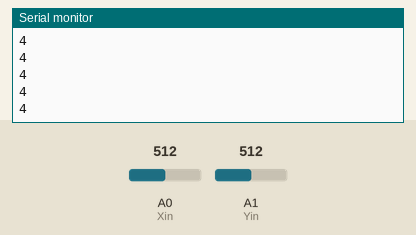
Simulated run of this sketch. Board: Arduino Uno, built with avr-gcc and run on an emulated ATmega328P. On the bench: the last lines printed to the serial monitor. Inputs (shaded band) come from the test bench; at power-on: A0 (Xin) = 512, A1 (Yin) = 512.

Above: at 1.2 s.
1.3 s: A0 (Xin) set to 760
At 2.0 s:
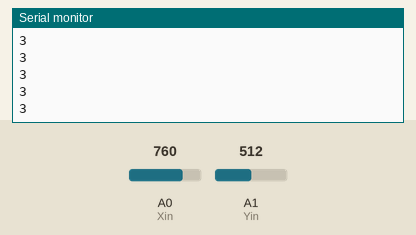
2.8 s: A1 (Yin) set to 760
At 3.9 s:
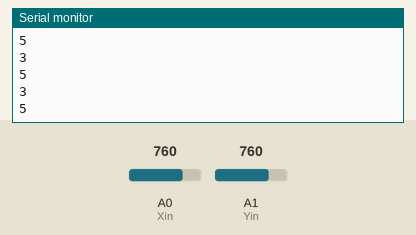
4.3 s: A0 (Xin) set to 240
At 5.3 s:
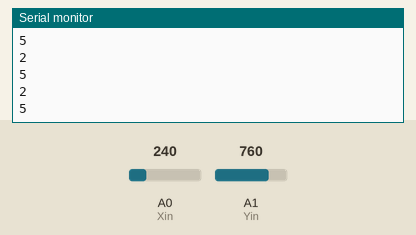
5.8 s: A1 (Yin) set to 240
At 6.7 s:
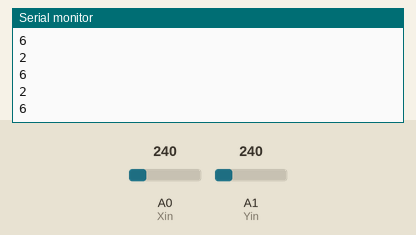
Timing chart, 0 to 8.3 s (numbered marks = the images above; inputs shaded):
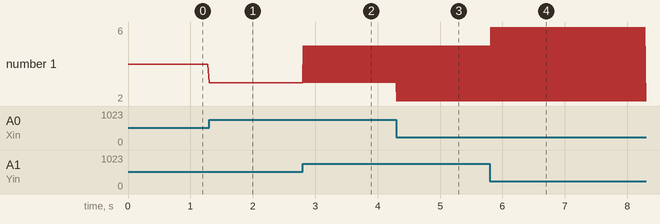

Measured:
- after the input at 1.3 s, the serial monitor: prints a new line at once (image 1)
- after the input at 2.8 s, the serial monitor: prints a new line at once (image 2)
- after the input at 4.3 s, the serial monitor: prints a new line at once (image 3)
- after the input at 5.8 s, the serial monitor: prints a new line at once (image 4)
- plotted number 1: 4 → 3 after the input at 1.3 s, 3 → 5 after the input at 2.8 s

The sketch:

controllerInput.ino
```cpp
/*
    MPU6050 Triple Axis Gyroscope & Accelerometer. Simple Accelerometer Example.
    Read more: http://www.jarzebski.pl/arduino/czujniki-i-sensory/3-osiowy-zyroskop-i-akcelerometr-mpu6050.html
    GIT: https://github.com/jarzebski/Arduino-MPU6050
    Web: http://www.jarzebski.pl
    (c) 2014 by Korneliusz Jarzebski
*/

// Joystick code based on Henry's Bench Module KY023

#include <Wire.h>
#include <MPU6050.h>

MPU6050 mpu;
int Xin= A0;
int Yin = A1;

void setup()
{
  Serial.begin(9600);

  /*Serial.println("Initialize MPU6050");

  while(!mpu.begin(MPU6050_SCALE_2000DPS, MPU6050_RANGE_2G))
  {
    Serial.println("Could not find a valid MPU6050 sensor, check wiring!");
    delay(500);
  }

  //checkSettings();*/
}

/*void checkSettings()
{
  Serial.println();

  Serial.print(" * Sleep Mode:            ");
  Serial.println(mpu.getSleepEnabled() ? "Enabled" : "Disabled");

  Serial.print(" * Clock Source:          ");
  switch(mpu.getClockSource())
  {
    case MPU6050_CLOCK_KEEP_RESET:     Serial.println("Stops the clock and keeps the timing generator in reset"); break;
    case MPU6050_CLOCK_EXTERNAL_19MHZ: Serial.println("PLL with external 19.2MHz reference"); break;
    case MPU6050_CLOCK_EXTERNAL_32KHZ: Serial.println("PLL with external 32.768kHz reference"); break;
    case MPU6050_CLOCK_PLL_ZGYRO:      Serial.println("PLL with Z axis gyroscope reference"); break;
    case MPU6050_CLOCK_PLL_YGYRO:      Serial.println("PLL with Y axis gyroscope reference"); break;
    case MPU6050_CLOCK_PLL_XGYRO:      Serial.println("PLL with X axis gyroscope reference"); break;
    case MPU6050_CLOCK_INTERNAL_8MHZ:  Serial.println("Internal 8MHz oscillator"); break;
  }

  Serial.print(" * Accelerometer:         ");
  switch(mpu.getRange())
  {
    case MPU6050_RANGE_16G:            Serial.println("+/- 16 g"); break;
    case MPU6050_RANGE_8G:             Serial.println("+/- 8 g"); break;
    case MPU6050_RANGE_4G:             Serial.println("+/- 4 g"); break;
    case MPU6050_RANGE_2G:             Serial.println("+/- 2 g"); break;
  }

  Serial.print(" * Accelerometer offsets: ");
  Serial.print(mpu.getAccelOffsetX());
  Serial.print(" / ");
  Serial.print(mpu.getAccelOffsetY());
  Serial.print(" / ");
  Serial.println(mpu.getAccelOffsetZ());

  Serial.println();
}*/

void loop()
{
  int xVal, yVal;

  xVal = analogRead (Xin);
  yVal = analogRead (Yin);

  //Vector rawAccel = mpu.readRawAccel();
  //Vector normAccel = mpu.readNormalizeAccel();

  //Used for testing components in Arduino IDE
  /*Serial.print(" Xraw = ");
  Serial.print(rawAccel.XAxis);
  Serial.print(" Yraw = ");
  Serial.print(rawAccel.YAxis);
  Serial.print(" Zraw = ");

  Serial.println(rawAccel.ZAxis);
  Serial.print(" Xnorm = ");
  Serial.print(normAccel.XAxis);
  Serial.print(" Ynorm = ");
  Serial.print(normAccel.YAxis);
  Serial.print(" Znorm = ");
  Serial.println(normAccel.ZAxis);

  Serial.print("X = ");
  Serial.println (xVal, DEC);

  Serial.print ("Y = ");
  Serial.println (yVal, DEC);*/

  /*//Communicates with Unity via the serial port
  //Sends "1" if the controller's accelleration is greater than the threshold
  //Used to register when the controller is swung
  if (normAccel.ZAxis > 250 || normAccel.XAxis > 250 || normAccel.YAxis > 250){
    Serial.flush();
    Serial.println(1);
 }
 else{
    Serial.flush();
    Serial.println(0);
  }*/

  //Sends data to Unity via the serial port
  //Strings based on the state of the joystick are used by Unity to register movement inputs

  //Forward movement input
  if (xVal < 250) {
    Serial.flush();
    Serial.println(2);
  }
  //Backward movement input
  else if (xVal > 750){
    Serial.flush();
    Serial.println(3);
  }
  //Stops movement in Unity
  else{
    Serial.flush();
    Serial.println(4);
  }

  //Jump input
  if (yVal > 750){
    Serial.flush();
    Serial.println(5);
  }
  //Block input
  else if (yVal < 250){
    Serial.flush();
    Serial.println(6);
  }


  delay(20);
}
```
